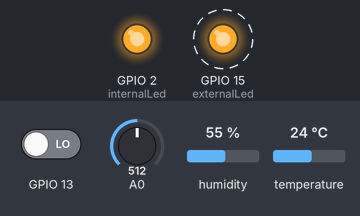
The program below on a simulated ESP8266 (NodeMCU). Shown: output pins drawn as LEDs (lit = HIGH). Dashed ring = blinking. Inputs (shaded band) come from the test bench; at power-on: GPIO 13 LOW, A0 = 512, humidity 55 %, temperature 24 °C. WiFi joins after 1.5 s; servers stay silent unless stated; storage starts empty; what the program prints to the serial monitor is not drawn.

Above: at 1.7 s.
Timing chart, 0 to 4.5 s (numbered marks = the images above):
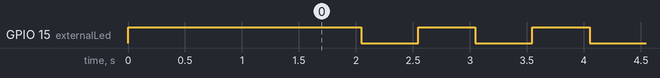

The program:

main.cpp
```cpp
#include <Arduino.h>
#include <ESP8266WiFi.h>
#include <ESPAsyncTCP.h>
#include <ESPAsyncWebServer.h>
#include <DNSServer.h>
#include <WebSocketsServer.h>
#include <ArduinoOTA.h>
#include <FS.h>
#include <DHT.h>
#include <Anemo.h>
#include "credentials.h"

using namespace std;

int internalLed = 2;
int externalLed = 15;

const char *ssid = STASSID;
const char *password = STAPSK;

const char *softAPName = "De Weerman";

const char *OTAauth = OTAAUTH;

//fucntion prototypes
void startSoftAP();
void startDNSServer();
void startWebsockets();
void startHTTPServer();
void startOTAServer();
void startWifiStation();
void startLog();

const byte DNS_PORT = 53;
const IPAddress apIP(192, 168, 1, 1);
DNSServer dnsServer;
AsyncWebServer httpServer(80);
WebSocketsServer webSocketServer(81);

WiFiEventHandler stationConnectedHandler;
WiFiEventHandler stationDisconnectedHandler;

unsigned long currentMillis = 0; // used for timing
unsigned long sendSomethingMillis = 0;

DHT dht;
Windvaan windvaan;
Anemometer anemometer;

void setup()
{
  // put your setup code here, to run once:
  Serial.begin(500000);
  Serial.println("Booting...");

  pinMode(externalLed, OUTPUT);
  pinMode(internalLed, OUTPUT);

  digitalWrite(externalLed, HIGH);
  digitalWrite(internalLed, LOW);

  SPIFFS.begin();

  WiFi.mode(WIFI_AP_STA);

  startSoftAP();
  startDNSServer();
  startWebsockets();
  startHTTPServer();
  startOTAServer();
  startLog();

  //TEST remove in release maybe
  startWifiStation();

  dht.setup(12);
  windvaan.Setup(A0, 807, 0, 100);
  anemometer.Setup(13, 60000000);

  currentMillis = millis();
  sendSomethingMillis = currentMillis;

  digitalWrite(internalLed, HIGH);
  Serial.println("Running...");
}

void loop()
{
  currentMillis = millis();

  if (currentMillis - sendSomethingMillis > 1 * 500) //set delay , DHT minimum = 2000ms
  {
    digitalWrite(externalLed, !digitalRead(externalLed));
    // digitalWrite(internalLed, !digitalRead(internalLed));

    //windvaan.getRichting(); // TODO debug

    char buffer[256];
    snprintf(buffer, sizeof(buffer), "%.0f,%.0f,%.1f,%.1f", anemometer.getSnelheid(), windvaan.getRichting(), isnan(dht.getTemperature()) ? (float)0 : dht.getTemperature(), isnan(dht.getHumidity()) ? 0 : dht.getHumidity());

    webSocketServer.broadcastTXT(buffer);

    sendSomethingMillis = currentMillis;
  }

  anemometer.Handle();

  ArduinoOTA.handle();
  dnsServer.processNextRequest();
  webSocketServer.loop();
}

String processor(const String &var)
{
  if (var == "DATA_TEMPLATE")
  {
    char buffer[256];
    snprintf(buffer, sizeof(buffer), "%.3f,%.0f,%.1f,%.1f", anemometer.getSnelheid(), windvaan.getRichting(), isnan(dht.getTemperature()) ? (float)0 : dht.getTemperature(), isnan(dht.getHumidity()) ? 0 : dht.getHumidity());
    return buffer;
  }
  return String();
}

void handleNotFound(AsyncWebServerRequest *request)
{
  request->redirect("/");
}

void startHTTPServer()
{
  httpServer.serveStatic("/admin", SPIFFS, "/admin/log.txt").setAuthentication(ADMINUSER, ADMINPSK);
  httpServer.serveStatic("/scripts.js", SPIFFS, "/www/scripts.js").setTemplateProcessor(processor);
  httpServer.serveStatic("/", SPIFFS, "/www/").setDefaultFile("index.html").setCacheControl("max-age=600"); //.setCacheControl("max-age=600");
  httpServer.onNotFound(handleNotFound);
  httpServer.begin();
  Serial.println("HTTP server started");
}

void logSoftAPConnect(WiFiEventSoftAPModeStationConnected event)
{

  File file = SPIFFS.open("/admin/log.txt", "a+");
  if (!file)
  {
    Serial.println("failed to open log.txt");
    return;
  }

  Serial.printf("CONNECTED\t%02x:%02x:%02x:%02x:%02x:%02x %i\n", event.mac[0], event.mac[1], event.mac[2], event.mac[3], event.mac[4], event.mac[5], event.aid);
  file.printf("CONNECTED\t%02x:%02x:%02x:%02x:%02x:%02x %i\n", event.mac[0], event.mac[1], event.mac[2], event.mac[3], event.mac[4], event.mac[5], event.aid);

  file.close();
}

void logSoftAPDisconnect(WiFiEventSoftAPModeStationDisconnected event)
{
  File file = SPIFFS.open("/admin/log.txt", "a+");
  if (!file)
  {
    Serial.println("failed to open log.txt");
    return;
  }

  Serial.printf("DISCONNECTED\t%02x:%02x:%02x:%02x:%02x:%02x %i\n", event.mac[0], event.mac[1], event.mac[2], event.mac[3], event.mac[4], event.mac[5], event.aid);
  file.printf("DISCONNECTED\t%02x:%02x:%02x:%02x:%02x:%02x %i\n", event.mac[0], event.mac[1], event.mac[2], event.mac[3], event.mac[4], event.mac[5], event.aid);

  file.close();
}

void startSoftAP()
{
  stationConnectedHandler = WiFi.onSoftAPModeStationConnected(&logSoftAPConnect);
  stationDisconnectedHandler = WiFi.onSoftAPModeStationDisconnected(&logSoftAPDisconnect);
  WiFi.softAPConfig(apIP, apIP, IPAddress(255, 255, 255, 0));
  bool result = WiFi.softAP(softAPName, "", 1, 0, 8);
  Serial.print("SoftAP ");
  Serial.print(result ? "Connected" : "Failed!");
  Serial.print("   IP:");
  Serial.println(WiFi.softAPIP());
}

void startDNSServer()
{
  dnsServer.setErrorReplyCode(DNSReplyCode::NoError);
  bool result = dnsServer.start(DNS_PORT, "*", apIP);
  Serial.print("DNS server ");
  Serial.println(result ? "Connected" : "Failed!");
}

void startWebsockets()
{
  webSocketServer.begin();
  Serial.println("Websocket server started");
}

void startOTAServer()
{
  //ArduinoOTA.setPasswordHash(OTAauth);

  ArduinoOTA.onError([](ota_error_t error) {
    Serial.printf("Error[%u]: ", error);
  });

  ArduinoOTA.begin();
  Serial.println("OTA Ready");
}

void startWifiStation()
{
  WiFi.begin(ssid, password);

  //FIXME continue if connection failed
  if (WiFi.waitForConnectResult() != WL_CONNECTED)
  {
    Serial.println("Wifi connection Failed! (station)");

    WiFi.mode(WIFI_AP);
  }
  else
  {
    Serial.printf("Station IP: %s\n", WiFi.localIP().toString().c_str());

    File file = SPIFFS.open("/admin/log.txt", "a+");
    if (!file)
    {
      Serial.println("failed to open log.txt");
      return;
    }

    file.printf("Station IP: %s\n", WiFi.localIP().toString().c_str());

    file.close();
  }
}

void startLog()
{
  File file = SPIFFS.open("/admin/log.txt", "a+");
  if (!file)
  {
    Serial.println("failed to open log.txt");
    return;
  }

  file.printf("---------------------REBOOT---------------------\n");

  file.close();
}
```

credentials_example.h
```cpp
//Wifie credentials (station)
#ifndef CREDENTIALS_H
#define CREDENTIALS_H

#define STASSID "your_ssid"
#define STAPSK "your_password"

#define OTAAUTH "OTA_auth_md5"

#define ADMINUSER "admin"
#define ADMINPSK "password"

#endif
```

Measured:
- by itself, GPIO 15 (externalLed): alternates HIGH for 0.50 s and LOW for 0.50 s
